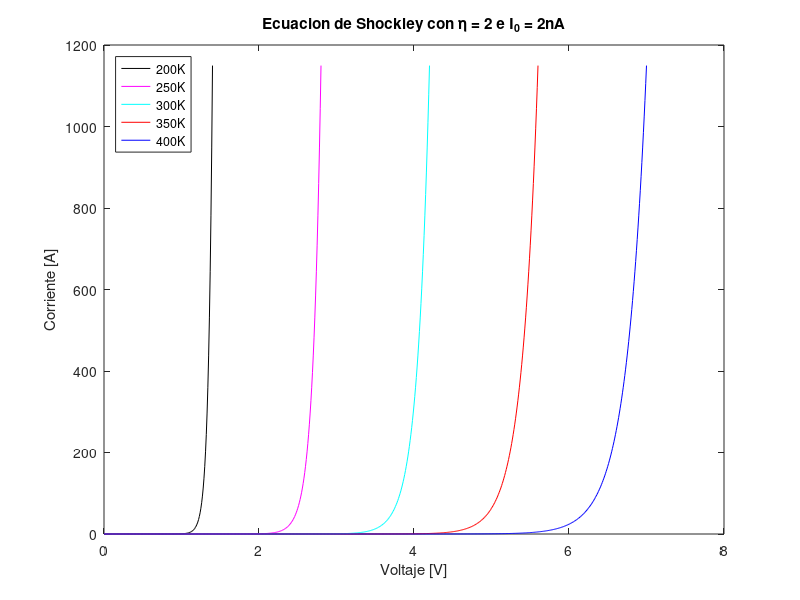

MATLAB code for this plot:
clear all; close all;
q = 1; k = 8.617333262*10^(-5); eta = 2; io = 2*10^(-9);
v6 = 0:0.01:1.4;
i6 = io*(exp((q*v6)/(eta*300*k))-1);
v7 = 0:0.01:2.8;
i7 = io*(exp((q*v7)/(eta*600*k))-1);
v8 = 0:0.01:4.2;
i8 = io*(exp((q*v8)/(eta*900*k))-1);
v9 = 0:0.01:5.6;
i9 = io*(exp((q*v9)/(eta*1200*k))-1);
v10 = 0:0.01:7.0;
i10 = io*(exp((q*v10)/(eta*1500*k))-1);
% Cada 1.4!!!
figure (1); clf;
plot(v6,i6,'k',v7,i7,'m',v8,i8,'c',v9,i9,'r',v10,i10,'b')
xlabel('Voltaje [V]');ylabel('Corriente [A]');
legend('200K','250K','300K','350K','400K','Location','northwest')
title('Ecuacion de Shockley con \eta = 2 e I_{0} = 2nA')
axis([0 8 0 1200])
print -djpeg -r100 grafica_temp.jpg
